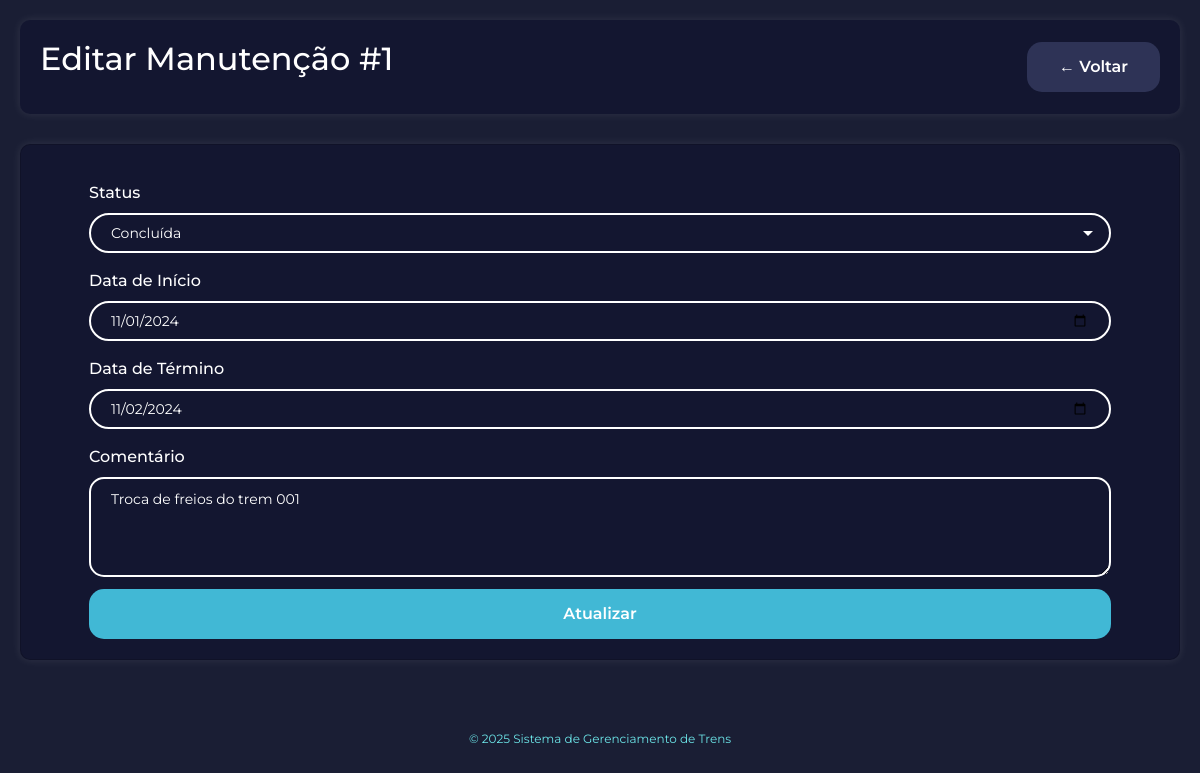
The app's page /manutencoes/editar.php?id=1 (signed in) with its own data.
### tables this page shows
CREATE TABLE manutencoes (
    id_manutencao INT NOT NULL AUTO_INCREMENT PRIMARY KEY,
    status_manutencao ENUM('pendente', 'em_andamento', 'concluida', 'cancelada') NOT NULL DEFAULT 'pendente',
    data_inicio DATE NOT NULL,
    data_termino DATE DEFAULT NULL,
    comentario TEXT DEFAULT NULL,
    criado_em TIMESTAMP DEFAULT CURRENT_TIMESTAMP,
    atualizado_em TIMESTAMP DEFAULT CURRENT_TIMESTAMP ON UPDATE CURRENT_TIMESTAMP,
    
    INDEX idx_status (status_manutencao),
    INDEX idx_data_inicio (data_inicio)
);

### config.php (called while the page is built, shortened)
<?php
function sanitizar($texto) {
    return htmlspecialchars($texto, ENT_QUOTES, 'UTF-8');
}
?>

### manutencoes/editar.php (the view, shortened to what this page needs)
<?php
require_once '../config.php';
$id = $_GET['id'] ?? 0;
try {
    $stmt = $pdo->prepare("SELECT * FROM manutencoes WHERE id_manutencao = :id");
    $stmt->execute(['id' => $id]);
    $manutencao = $stmt->fetch();
} catch(PDOException $e) {
    $erro = "Erro ao buscar manutenção.";
}
?>
<!DOCTYPE html>
<html lang="pt-BR">
<head>
    <link href="https://cdn.jsdelivr.net/npm/bootstrap@5.3.8/dist/css/bootstrap.min.css" rel="stylesheet">
    <link rel="stylesheet" href="../css/estilo.css">
</head>
<body>
    <div class="container">
        <div class="header-dashboard">
            <h1>Editar Manutenção #<?= $id ?></h1>
            <a href="listar.php" class="botao botao-secundario">← Voltar</a>
        </div>
        <div class="card">
            <form method="POST">
                <div class="campo-label">
                    <label for="status_manutencao">Status</label>
                </div>
                <div class="campo-input">
                    <select name="status_manutencao" id="status_manutencao" required>
                        <option value="concluida" <?= $manutencao['status_manutencao'] == 'concluida' ? 'selected' : '' ?>>Concluída</option>
                    </select>
                </div>
                <div class="campo-label">
                    <label for="data_inicio">Data de Início</label>
                </div>
                <div class="campo-input">
                    <input type="date" name="data_inicio" value="<?= $manutencao['data_inicio'] ?>" required>
                </div>
                <div class="campo-label">
                    <label for="data_termino">Data de Término</label>
                </div>
                <div class="campo-input">
                    <input type="date" name="data_termino" value="<?= $manutencao['data_termino'] ?>">
                </div>
                <div class="campo-label">
                    <label for="comentario">Comentário</label>
                </div>
                <div class="campo-input">
                    <textarea name="comentario"><?= sanitizar($manutencao['comentario']) ?></textarea>
                </div>
                <br>
                <button type="submit" class="botao botao-primario botao-completo">Atualizar</button>
            </form>
        </div>
        <div class="rodape">
            <p>© 2025 Sistema de Gerenciamento de Trens</p>
        </div>
    </div>
</body>
</html>

### css/estilo.css (style rules this page uses)
* { margin: 0; padding: 0; box-sizing: border-box; font-family: "Montserrat", sans-serif; }
body { background-color: #1a1e34; color: white; min-height: 100vh; }
.container { max-width: 1200px; margin: 0 auto; padding: 20px; }
h1 { color: white; font-size: 2rem; margin-bottom: 1rem; }
.campo-label { margin: 1rem 3rem 0.5rem 3rem; color: white; font-weight: 500; }
.campo-input { display: flex; height: 40px; margin: 0 3rem 1rem 3rem; }
.campo-input input, .campo-input select, .campo-input textarea { width: 100%; height: 100%; background-color: transparent; border: 2px solid white; border-radius: 25px; outline: none; color: white; padding: 5px 20px; font-size: 14px; }
.campo-input textarea { height: 100px; border-radius: 15px; padding: 10px 20px; resize: vertical; }
.campo-input input::placeholder, .campo-input textarea::placeholder { color: rgba(255, 255, 255, 0.5); }
.campo-input select { cursor: pointer; appearance: none; background-repeat: no-repeat; background-position: right 15px center; }
.campo-input select option { background-color: #131630; color: white; }
.botao { padding: 0.8rem 2rem; border: none; border-radius: 15px; cursor: pointer; font-size: 16px; font-weight: 600; transition: all 0.3s; text-decoration: none; display: inline-block; }
.botao-primario { background-color: #41b8d5; color: white; }
.botao-secundario { background-color: #2e3356; color: white; }
.botao-completo { width: calc(100% - 6rem); margin: 2rem 3rem 0 3rem; }
.header-dashboard { background-color: #131630; border-radius: 10px; padding: 20px; margin-bottom: 30px; display: flex; justify-content: space-between; align-items: center; box-shadow: 0px 0px 10px rgba(255, 255, 255, 0.1); flex-wrap: wrap; gap: 15px; }
.card { background-color: #131630; border-radius: 10px; padding: 20px; box-shadow: 0px 0px 10px rgba(255, 255, 255, 0.1); }
.rodape { text-align: center; margin-top: 50px; padding: 20px; color: #6ce5e8; font-size: 12px; }

### records on screen
manutencoes: status_manutencao "Concluída", data_inicio "11/01/2024", data_termino "11/02/2024", comentario "Troca de freios do trem 001"

### other values on screen
$id "1"
